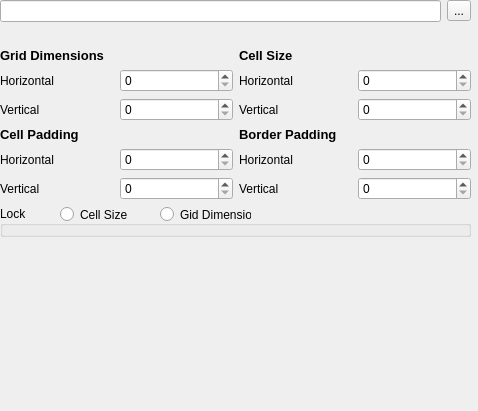
<?xml version="1.0" encoding="UTF-8"?>
<ui version="4.0">
 <class>TaskPanel</class>
 <widget class="QWidget" name="TaskPanel">
  <property name="geometry">
   <rect>
    <x>0</x>
    <y>0</y>
    <width>478</width>
    <height>411</height>
   </rect>
  </property>
  <property name="sizePolicy">
   <sizepolicy hsizetype="MinimumExpanding" vsizetype="MinimumExpanding">
    <horstretch>0</horstretch>
    <verstretch>0</verstretch>
   </sizepolicy>
  </property>
  <property name="windowTitle">
   <string>Import Alignment</string>
  </property>
  <widget class="QWidget" name="gridLayoutWidget">
   <property name="geometry">
    <rect>
     <x>0</x>
     <y>0</y>
     <width>471</width>
     <height>401</height>
    </rect>
   </property>
   <layout class="QGridLayout" name="gridLayout" rowstretch="0,0,0,1,1" columnstretch="0" rowminimumheight="0,0,0,0,0">
    <item row="1" column="0">
     <layout class="QVBoxLayout" name="verticalLayout" stretch="0,0,1,0,0">
      <item>
       <layout class="QHBoxLayout" name="horizontalLayout">
        <item>
         <widget class="QLineEdit" name="filename">
          <property name="sizePolicy">
           <sizepolicy hsizetype="Expanding" vsizetype="Fixed">
            <horstretch>1</horstretch>
            <verstretch>0</verstretch>
           </sizepolicy>
          </property>
         </widget>
        </item>
        <item>
         <widget class="QToolButton" name="pick_file">
          <property name="text">
           <string>...</string>
          </property>
         </widget>
        </item>
       </layout>
      </item>
      <item>
       <layout class="QHBoxLayout" name="horizontalLayout_2">
        <item>
         <spacer name="horizontalSpacer">
          <property name="orientation">
           <enum>Qt::Horizontal</enum>
          </property>
          <property name="sizeHint" stdset="0">
           <size>
            <width>40</width>
            <height>20</height>
           </size>
          </property>
         </spacer>
        </item>
       </layout>
      </item>
      <item>
       <layout class="QGridLayout" name="gridLayout_2" rowstretch="0,1,0" rowminimumheight="0,0,0">
        <item row="0" column="0">
         <widget class="QLabel" name="grid_dimensions">
          <property name="font">
           <font>
            <pointsize>10</pointsize>
            <weight>75</weight>
            <bold>true</bold>
           </font>
          </property>
          <property name="text">
           <string>Grid Dimensions</string>
          </property>
         </widget>
        </item>
        <item row="0" column="1">
         <widget class="QLabel" name="grid_size">
          <property name="font">
           <font>
            <pointsize>10</pointsize>
            <weight>75</weight>
            <bold>true</bold>
           </font>
          </property>
          <property name="text">
           <string>Cell Size</string>
          </property>
         </widget>
        </item>
        <item row="1" column="1">
         <layout class="QVBoxLayout" name="verticalLayout_4">
          <item>
           <layout class="QHBoxLayout" name="grid_dim_horiz_2">
            <item>
             <widget class="QLabel" name="grid_dim_h_2">
              <property name="text">
               <string>Horizontal</string>
              </property>
             </widget>
            </item>
            <item>
             <widget class="QSpinBox" name="grid_size_h_val"/>
            </item>
           </layout>
          </item>
          <item>
           <layout class="QHBoxLayout" name="grid_dim_vert_2">
            <item>
             <widget class="QLabel" name="grid_dim_v_2">
              <property name="text">
               <string>Vertical</string>
              </property>
             </widget>
            </item>
            <item>
             <widget class="QSpinBox" name="grid_size_v_val"/>
            </item>
           </layout>
          </item>
         </layout>
        </item>
        <item row="1" column="0">
         <layout class="QVBoxLayout" name="verticalLayout_3">
          <item>
           <layout class="QHBoxLayout" name="grid_dim_horiz">
            <item>
             <widget class="QLabel" name="grid_dim_h">
              <property name="text">
               <string>Horizontal</string>
              </property>
             </widget>
            </item>
            <item>
             <widget class="QSpinBox" name="grid_dim_h_val"/>
            </item>
           </layout>
          </item>
          <item>
           <layout class="QHBoxLayout" name="grid_dim_vert">
            <item>
             <widget class="QLabel" name="grid_dim_v">
              <property name="text">
               <string>Vertical</string>
              </property>
             </widget>
            </item>
            <item>
             <widget class="QSpinBox" name="grid_dim_v_val"/>
            </item>
           </layout>
          </item>
         </layout>
        </item>
       </layout>
      </item>
      <item>
       <layout class="QGridLayout" name="gridLayout_3" rowstretch="0,1" rowminimumheight="0,0">
        <item row="0" column="0">
         <widget class="QLabel" name="grid_dimensions_2">
          <property name="font">
           <font>
            <pointsize>10</pointsize>
            <weight>75</weight>
            <bold>true</bold>
           </font>
          </property>
          <property name="text">
           <string>Cell Padding</string>
          </property>
         </widget>
        </item>
        <item row="0" column="1">
         <widget class="QLabel" name="grid_size_2">
          <property name="font">
           <font>
            <pointsize>10</pointsize>
            <weight>75</weight>
            <bold>true</bold>
           </font>
          </property>
          <property name="text">
           <string>Border Padding</string>
          </property>
         </widget>
        </item>
        <item row="1" column="1">
         <layout class="QVBoxLayout" name="verticalLayout_5">
          <item>
           <layout class="QHBoxLayout" name="grid_dim_horiz_3">
            <item>
             <widget class="QLabel" name="grid_dim_h_3">
              <property name="text">
               <string>Horizontal</string>
              </property>
             </widget>
            </item>
            <item>
             <widget class="QSpinBox" name="border_pad_h_val"/>
            </item>
           </layout>
          </item>
          <item>
           <layout class="QHBoxLayout" name="grid_dim_vert_3">
            <item>
             <widget class="QLabel" name="grid_dim_v_3">
              <property name="text">
               <string>Vertical</string>
              </property>
             </widget>
            </item>
            <item>
             <widget class="QSpinBox" name="border_pad_v_val"/>
            </item>
           </layout>
          </item>
         </layout>
        </item>
        <item row="1" column="0">
         <layout class="QVBoxLayout" name="verticalLayout_6">
          <item>
           <layout class="QHBoxLayout" name="grid_dim_horiz_4">
            <item>
             <widget class="QLabel" name="grid_dim_h_4">
              <property name="text">
               <string>Horizontal</string>
              </property>
             </widget>
            </item>
            <item>
             <widget class="QSpinBox" name="grid_pad_h_val"/>
            </item>
           </layout>
          </item>
          <item>
           <layout class="QHBoxLayout" name="grid_dim_vert_4">
            <item>
             <widget class="QLabel" name="grid_dim_v_4">
              <property name="text">
               <string>Vertical</string>
              </property>
             </widget>
            </item>
            <item>
             <widget class="QSpinBox" name="grid_pad_v_val"/>
            </item>
           </layout>
          </item>
         </layout>
        </item>
       </layout>
      </item>
      <item>
       <widget class="QGroupBox" name="groupBox">
        <property name="title">
         <string>Lock</string>
        </property>
        <widget class="QRadioButton" name="radio_cell_size">
         <property name="geometry">
          <rect>
           <x>60</x>
           <y>0</y>
           <width>82</width>
           <height>17</height>
          </rect>
         </property>
         <property name="text">
          <string>Cell Size</string>
         </property>
        </widget>
        <widget class="QRadioButton" name="radio_grid_dimension">
         <property name="geometry">
          <rect>
           <x>160</x>
           <y>0</y>
           <width>91</width>
           <height>17</height>
          </rect>
         </property>
         <property name="text">
          <string>Gid Dimension</string>
         </property>
        </widget>
       </widget>
      </item>
     </layout>
    </item>
    <item row="4" column="0">
     <spacer name="verticalSpacer">
      <property name="orientation">
       <enum>Qt::Vertical</enum>
      </property>
      <property name="sizeType">
       <enum>QSizePolicy::Maximum</enum>
      </property>
      <property name="sizeHint" stdset="0">
       <size>
        <width>20</width>
        <height>40</height>
       </size>
      </property>
     </spacer>
    </item>
   </layout>
  </widget>
 </widget>
 <resources/>
 <connections/>
</ui>
